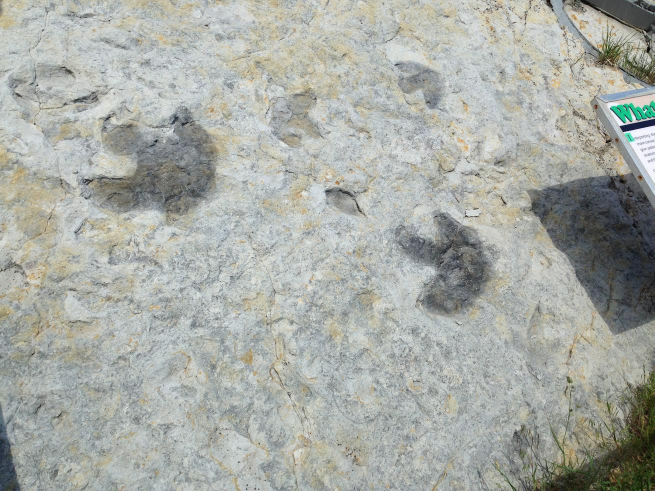
%> input picture ComputerVision/HW3/DinosaurPrints.jpg, 1309 x 982 px (shown at 1/2 size)
$ octave CV_431_HW3_Part1DinosaurPrints.m   (GNU Octave 9; MATLAB toolbox functions it lacks are replaced by stand-ins)
%> lines starting %> are read from the running program, lines starting %| are printed output that depends on the picture
I = imread('DinosaurPrints.jpg');
%> I is the input picture: size 982x1309x3 uint8; mean R, G, B 167.9, 171.1, 165
I = rgb2gray(I);
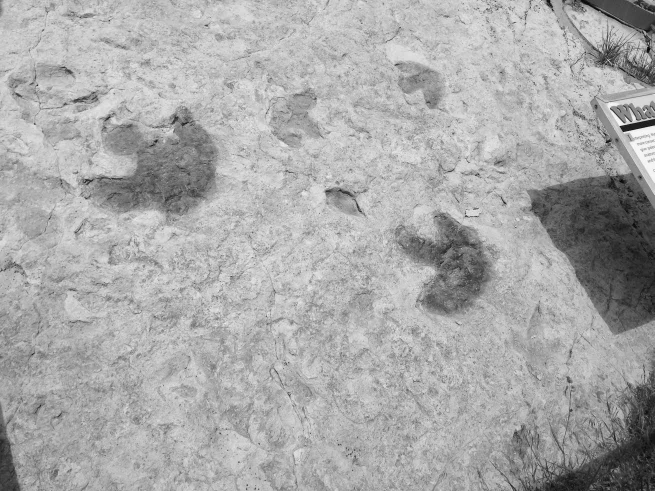
%> I: size 982x1309 uint8 (shown at 1/2 size); min 0, max 254, mean 169.5
I = I(1:700,100:800);
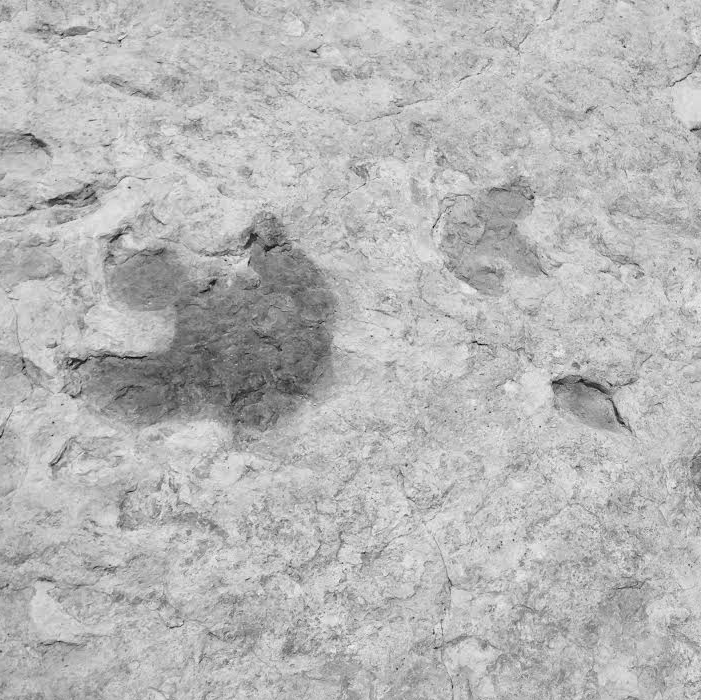
%> I: size 700x701 uint8; min 0, max 251, mean 182.3
I = im2double(I);
%> I: size 700x701 double
%figure;

subplot(2, 3, 1), imshow(I), title('Original')

filter = fspecial('prewitt');
Ip = imfilter(I, filter);
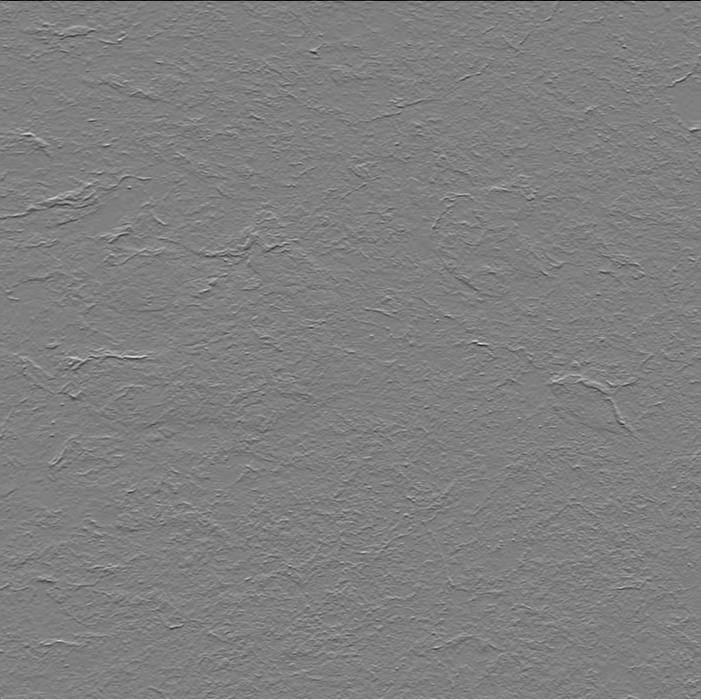
%> Ip: size 700x701 double; min -2.55, max 2.55, mean 0.000168; drawn with min black and max white
subplot(2, 3, 2), imshow(Ip), title('Prewitt Filter')
%> after `imshow(Ip)`:
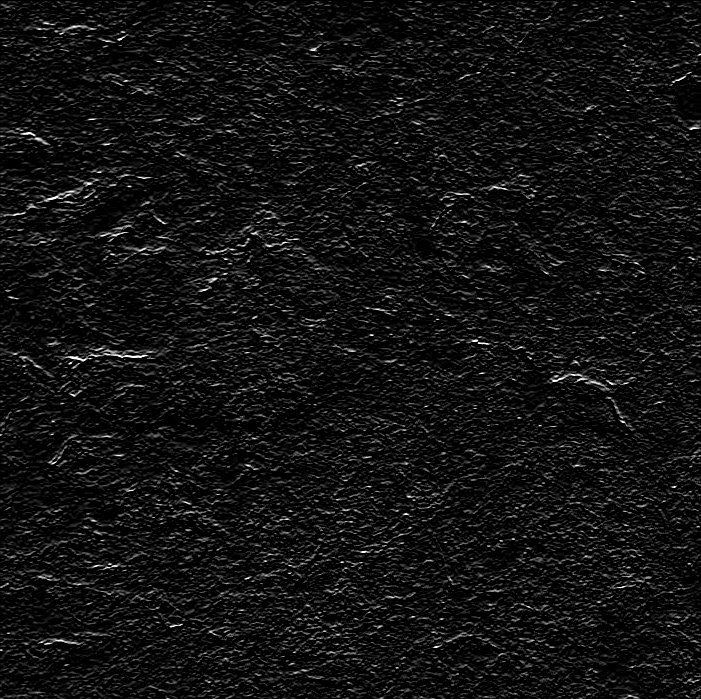
%> displayed picture: size 700x701, on the screen's scale of 0 to 255; min 0, max 255, mean 17.7

filter = fspecial('sobel');
Is = imfilter(I, filter);
subplot(2, 3, 3), imshow(Is), title('Sobel Filter')
%> after `imshow(Is)`:
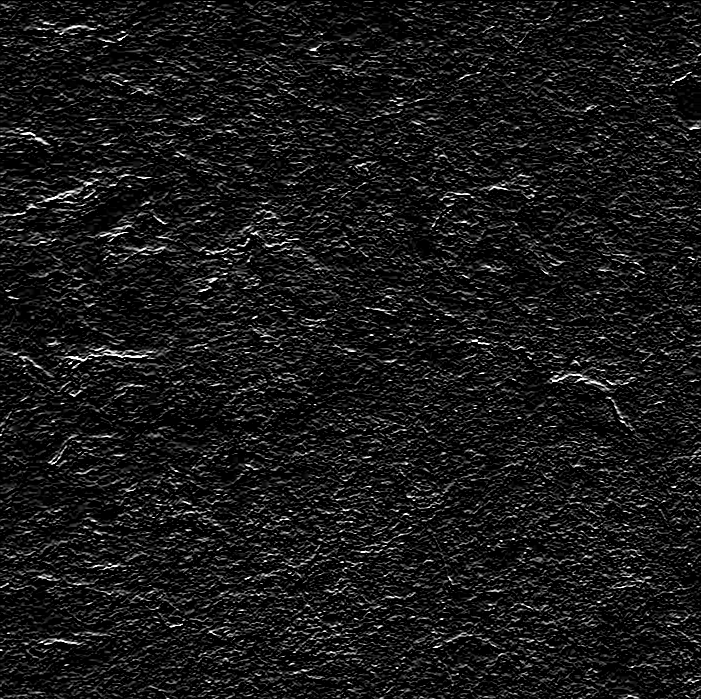
%> displayed picture: size 700x701, on the screen's scale of 0 to 255; min 0, max 255, mean 24.2

Ic = edge(I, 'canny', [0.20 0.25], 20);
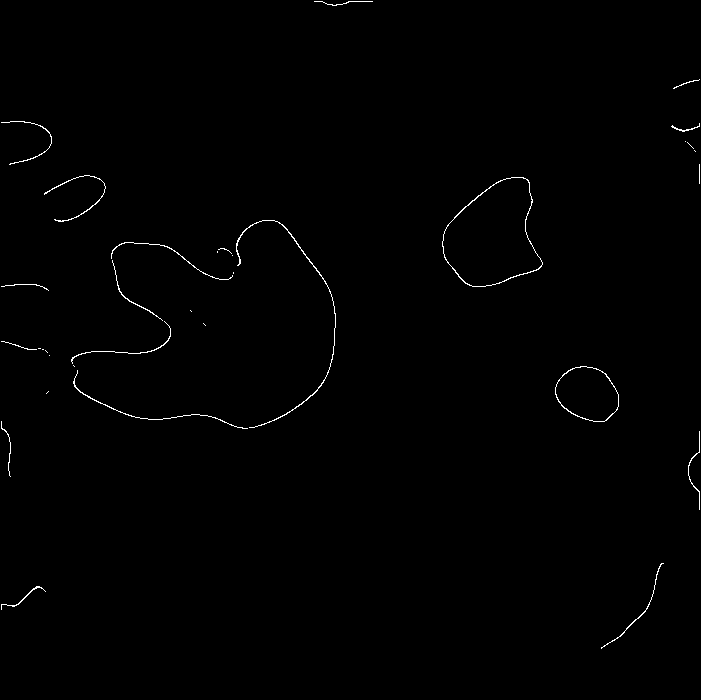
%> Ic: size 700x701 logical; 0.53% white in thin lines or dots
subplot(2, 3, 4), imshow(Ic), title('Canny Filter [0.20 0.25], 20')

Il = edge(I, 'log', 0.000055, 10);
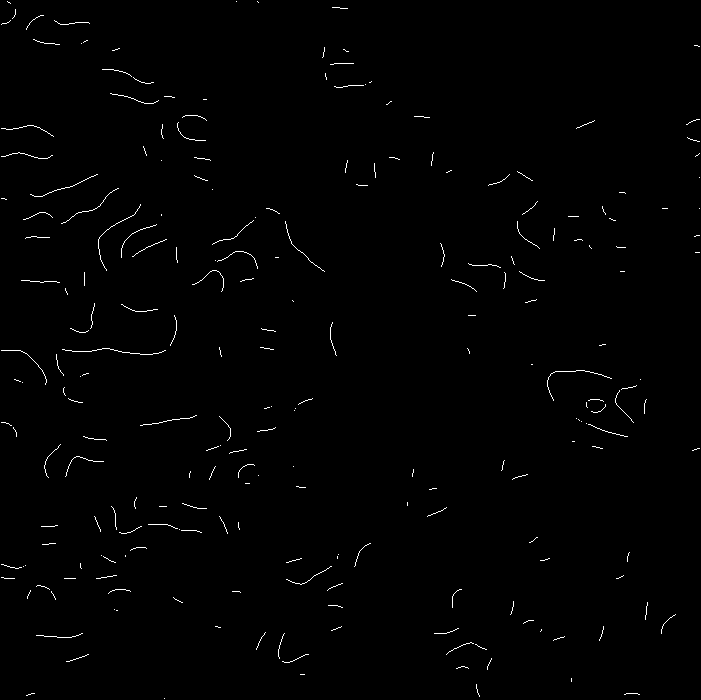
%> Il: size 700x701 logical; 0.77% white in thin lines or dots
subplot(2, 3, 5), imshow(Il), title('LoG Filter (0.000055, 10)')
